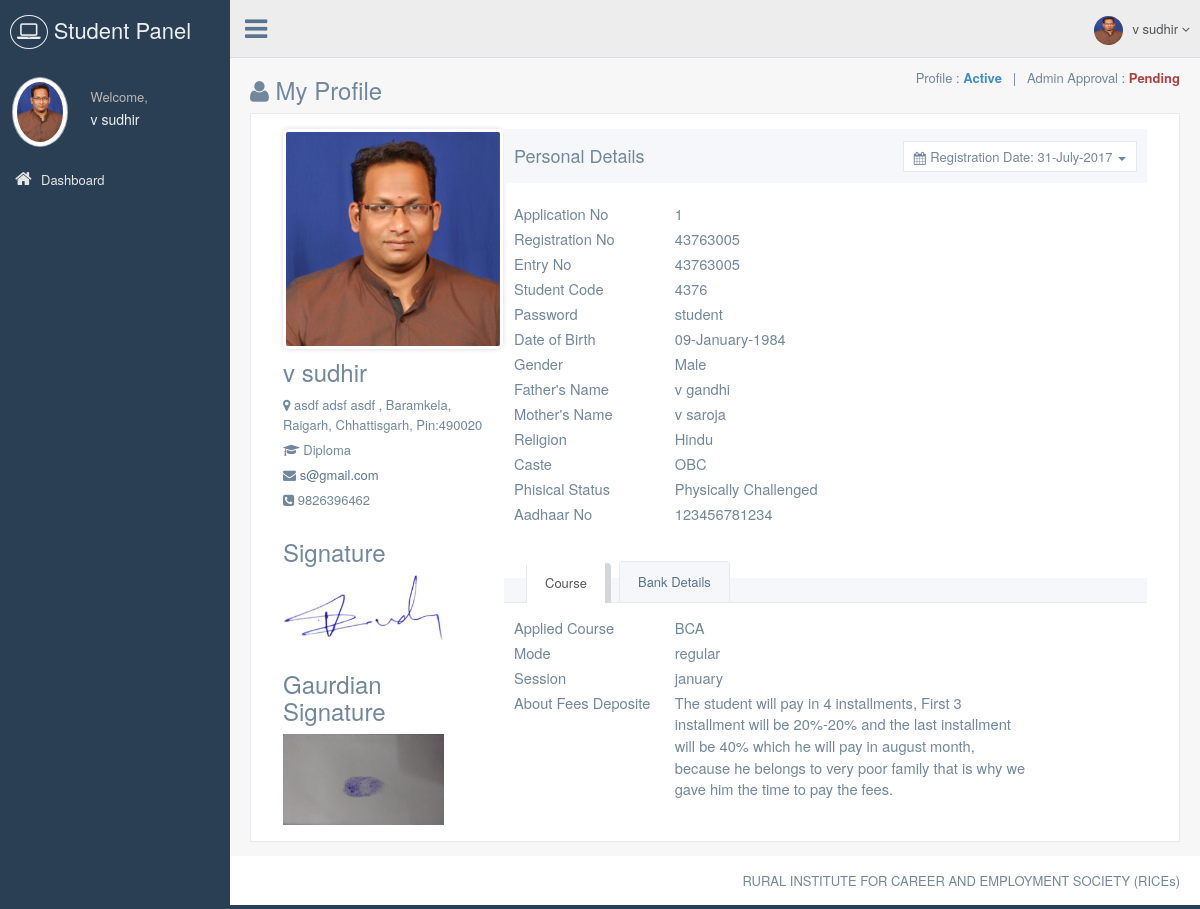
Page /studentpanel/my-profile.php (signed in) on the earlier database version.
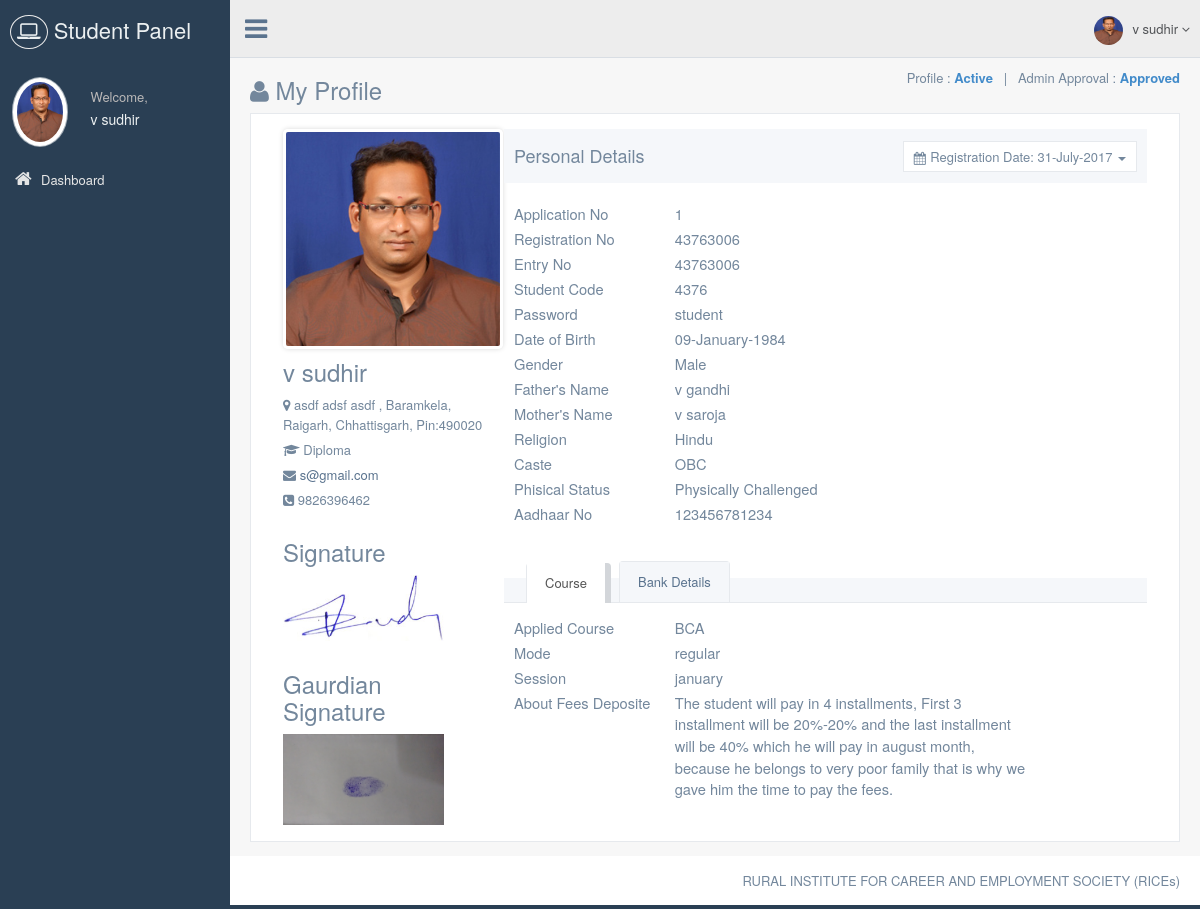
Same page on the later database version.
### tables this page shows
CREATE TABLE `student_master` (
  `Student_Id` int(11) NOT NULL,
  `Reg_Date` date NOT NULL,
  `Application_No` int(11) NOT NULL,
  `Student_Code` int(11) NOT NULL,
  `Password` varchar(50) NOT NULL,
  `Student_Name` varchar(75) NOT NULL,
  `DOB` date NOT NULL,
  `Gender` tinyint(4) NOT NULL,
  `Father_Name` varchar(75) NOT NULL,
  `Mother_Name` varchar(75) NOT NULL,
  `Religion` varchar(10) NOT NULL,
  `Caste` varchar(10) NOT NULL,
  `Phisical_Status` tinyint(4) NOT NULL,
  `Aadhaar_No` varchar(15) NOT NULL,
  `Education` varchar(15) NOT NULL,
  `Course_Id` smallint(6) NOT NULL,
  `Mode` varchar(15) NOT NULL,
  `Session` varchar(15) NOT NULL,
  `About_Fee_Deposite` text NOT NULL,
  `Block_Id` int(11) NOT NULL,
  `Address` varchar(300) NOT NULL,
  `Pincode` varchar(15) NOT NULL,
  `Contact_No` varchar(15) NOT NULL,
  `Email` varchar(50) NOT NULL,
  `Bank_Name` varchar(75) NOT NULL,
  `Acc_holder_name` varchar(100) NOT NULL,
  `Account_No` varchar(30) NOT NULL,
  `Bank_Address` varchar(300) NOT NULL,
  `IFSC_Code` varchar(20) NOT NULL,
  `Photo` varchar(75) NOT NULL,
  `Signature` varchar(75) NOT NULL,
  `Gaurdian_Signature` varchar(75) NOT NULL,
  `CM_Id` smallint(6) NOT NULL,
  `Reference` varchar(75) NOT NULL,
  `Registration_No` int(11) NOT NULL,
  `Entry_No` int(11) NOT NULL,
  `Approval_Status` tinyint(4) NOT NULL,
  `Status` tinyint(4) NOT NULL,
  `Payment_Status` int(11) NOT NULL COMMENT '//1 for paid '
);

CREATE TABLE `block_master` (
  `Block_Id` int(11) NOT NULL,
  `Block_Name` varchar(50) NOT NULL,
  `District_Id` smallint(6) NOT NULL
);

CREATE TABLE `district_master` (
  `District_Id` smallint(6) NOT NULL,
  `State_Id` tinyint(4) NOT NULL,
  `District_Name` varchar(100) NOT NULL
);

CREATE TABLE `state_master` (
  `State_Id` tinyint(4) NOT NULL,
  `State_Name` varchar(100) NOT NULL
);

CREATE TABLE `course_master` (
  `Course_Id` smallint(6) NOT NULL,
  `Course_Name` varchar(50) NOT NULL,
  `Application_Fee` int(11) NOT NULL,
  `Learning_Fee` int(11) NOT NULL,
  `Registration_Fee` int(11) NOT NULL,
  `Exam_Fee` int(11) NOT NULL
);

### libraries/classes/DBConn.php (called while the page is built, shortened)
<?php
class DBConn  extends Conn {
	 function ExecuteQuery($userQuery)
	{
		$result= mysql_query($userQuery);
                $num_fields = mysql_num_fields($result);
				$obj = array();
				$x=1;
				while($row=mysql_fetch_array($result)){
				  for($j=0;$j<$num_fields;$j++){
					 $name = mysql_field_name($result, $j);
					 $obj[$x][$name]=$row[$name];
					}
					$x++;
					}
     return $obj;
	}
}
?>

### studentpanel/my-profile.php (the view, shortened to what the changed rows need)
<?php
require_once(PATH_LIBRARIES.'/classes/DBConn.php');
require_once(PATH_STUDENT_INCLUDE.'/header.php');
$GetStudentInfo = $db->ExecuteQuery("SELECT *, DATE_FORMAT(Reg_Date,'%d-%M-%Y') AS DOJ, DATE_FORMAT(DOB,'%d-%M-%Y') AS DateOfBirth , Block_Name, District_Name, State_Name, CASE WHEN Gender=1 THEN 'Male' ELSE 'Female' END Sex, CASE WHEN Phisical_Status=1 THEN 'Normal' ELSE 'Physically Challenged' END Phisical_Status, CASE WHEN Approval_Status=0 THEN 'Pending' ELSE 'Approved' END Approval_Status, CASE WHEN Status=0 THEN 'Blocked' ELSE 'Active' END Status, Entry_No
FROM student_master st
LEFT JOIN course_master c ON st.Course_Id = c.Course_Id
LEFT JOIN block_master b ON st.Block_Id = b.Block_Id
LEFT JOIN district_master d ON b.District_Id = d.District_Id
LEFT JOIN state_master s ON d.State_Id = s.State_Id
WHERE Student_Id='".$_SESSION['sid']."'");
?>
<div>
  <div class="page-title">
    <div class="text-right"> <span class="<?php echo $GetStudentInfo[1]['Approval_Status']=='Pending'?'text-danger':'text-primary'?>"><strong><?php echo $GetStudentInfo[1]['Approval_Status']?></strong></span></div>
  </div>
  <div class="row">
    <div class="col-md-12 col-sm-12 col-xs-12">
      <div class="x_panel">
        <div class="x_content">
                  <div class="col-md-3 col-sm-3 col-xs-12 profile_left">
                    <div class="profile_img">
                      <div id="crop-avatar">
                        <div class="avatar-view" title="Change the avatar">
                          <img src="<?php echo PATH_DATA_IMAGE.'/student/'.$GetStudentInfo[1]['Photo']; ?>" alt="Avatar">
                        </div>
                      </div>
                    </div>
                    <h3><?php echo $GetStudentInfo[1]['Student_Name']; ?></h3>
                    <ul class="list-unstyled user_data">
                      <li><i class="fa fa-map-marker user-profile-icon"></i> <?php echo $GetStudentInfo[1]['Address'].', '. $GetStudentInfo[1]['Block_Name'].', '.$GetStudentInfo[1]['District_Name'].', '.$GetStudentInfo[1]['State_Name'].', Pin:'.$GetStudentInfo[1]['Pincode']; ?>
                      </li>
                      <li>
                        <i class="fa fa-briefcase fa fa-graduation-cap"></i> <?php echo $GetStudentInfo[1]['Education']; ?>
                      </li>
                      <li class="m-top-xs">
                        <i class="fa fa-external-link fa fa-envelope"></i>
                        <a href="mailTo:<?php echo $GetStudentInfo[1]['Email']; ?>"><?php echo $GetStudentInfo[1]['Email']; ?></a>
                      </li>
                      <li class="m-top-xs">
                        <i class="fa fa-phone-square"></i> <?php echo $GetStudentInfo[1]['Contact_No']; ?>
                      </li>
                    </ul>
                    <h3 class="sign-head">Signature</h3>
                    <div class="signature">
                      <img src="<?php echo PATH_DATA_IMAGE.'/student/student-sign/'.$GetStudentInfo[1]['Signature']; ?>" alt="Avatar">
                    </div>
                    <h3 class="sign-head">Gaurdian Signature</h3>
                    <div class="signature">
                      <img src="<?php echo PATH_DATA_IMAGE.'/student/gaurdian-sign/'.$GetStudentInfo[1]['Gaurdian_Signature']; ?>" alt="Avatar">
                    </div>
                  </div>
                  <div class="col-md-9 col-sm-9 col-xs-12">
                    <div class="profile_title">
                      <div class="col-md-6">
                        <h2>Personal Details</h2>
                      </div>
                    </div>
                    <div id="graph_bar" style="margin-top:20px;">
                    	<div class="data-row">
                        	<div class="col-sm-3">Application No</div>
                            <div class="col-sm-7"><?php echo $GetStudentInfo[1]['Application_No']; ?></div>
                        </div>
                        <div class="data-row">
                        	<div class="col-sm-3">Registration No</div>
                            <div class="col-sm-7"><?php echo $GetStudentInfo[1]['Registration_No']==0?'Not Generated':$GetStudentInfo[1]['Registration_No']; ?></div>
                        </div>
                        <div class="data-row">
                        	<div class="col-sm-3">Entry No</div>
                            <div class="col-sm-7"><?php echo $GetStudentInfo[1]['Entry_No']==0?'Not Generated':$GetStudentInfo[1]['Registration_No']; ?></div>
                        </div>
                        <div class="data-row">
                        	<div class="col-sm-3">Student Code</div>
                            <div class="col-sm-7"><?php echo $GetStudentInfo[1]['Student_Code']; ?></div>
                        </div>
                        <div class="data-row">
                        	<div class="col-sm-3">Password</div>
                            <div class="col-sm-7"><?php echo $GetStudentInfo[1]['Password']; ?></div>
                        </div>
                        <div class="data-row">
                        	<div class="col-sm-3">Father's Name</div>
                            <div class="col-sm-7"><?php echo $GetStudentInfo[1]['Father_Name']; ?></div>
                        </div>
                        <div class="data-row">
                        	<div class="col-sm-3">Mother's Name</div>
                            <div class="col-sm-7"><?php echo $GetStudentInfo[1]['Mother_Name']; ?></div>
                        </div>
                        <div class="data-row">
                        	<div class="col-sm-3">Religion</div>
                            <div class="col-sm-7"><?php echo $GetStudentInfo[1]['Religion']; ?></div>
                        </div>
                        <div class="data-row">
                        	<div class="col-sm-3">Caste</div>
                            <div class="col-sm-7"><?php echo $GetStudentInfo[1]['Caste']; ?></div>
                        </div>
                        <div class="data-row">
                        	<div class="col-sm-3">Aadhaar No</div>
                            <div class="col-sm-7"><?php echo $GetStudentInfo[1]['Aadhaar_No']; ?></div>
                        </div>
                    </div>
                    <div class="" role="tabpanel" data-example-id="togglable-tabs" style="margin-top:50px;">
                      <div id="myTabContent" class="tab-content">
                      	<div role="tabpanel" class="tab-pane fade active in" id="tab_content3" aria-labelledby="profile-tab">
                          <div>
                          	<div class="data-row">
                                <div class="col-sm-3">Applied Course</div>
                                <div class="col-sm-7"><?php echo $GetStudentInfo[1]['Course_Name']; ?></div>
                            </div>
                            <div class="data-row">
                                <div class="col-sm-3">Mode</div>
                                <div class="col-sm-7"><?php echo $GetStudentInfo[1]['Mode']; ?></div>
                            </div>
                            <div class="data-row">
                                <div class="col-sm-3">Session</div>
                                <div class="col-sm-7"><?php echo $GetStudentInfo[1]['Session']; ?></div>
                            </div>
                            <div class="data-row">
                                <div class="col-sm-3">About Fees Deposite</div>
                                <div class="col-sm-7"><?php echo $GetStudentInfo[1]['About_Fee_Deposite']; ?></div>
                            </div>
                          </div>
                        </div>
                      </div>
                    </div>
                  </div>
                </div>
      </div>
    </div>
  </div>
</div>
<?php
require_once(PATH_STUDENT_INCLUDE.'/footer.php');
?>

Differences in the rows shown:
changed student_master "v sudhir": Registration_No "43763005" → "43763006"
Other differences:
$GetStudentInfo[1]['Approval_Status']: "Pending" → "Approved"
